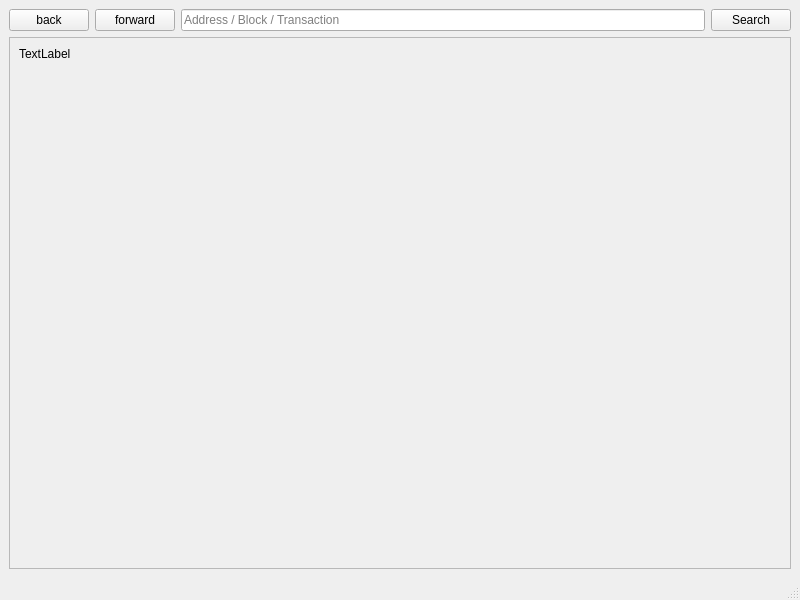
<?xml version="1.0" encoding="UTF-8"?>
<ui version="4.0">
 <class>BlockExplorer</class>
 <widget class="QMainWindow" name="BlockExplorer">
  <property name="geometry">
   <rect>
    <x>0</x>
    <y>0</y>
    <width>800</width>
    <height>600</height>
   </rect>
  </property>
  <property name="windowTitle">
   <string>Blockchain Explorer</string>
  </property>
  <widget class="QWidget" name="centralwidget">
   <layout class="QVBoxLayout" name="verticalLayout">
    <item>
     <layout class="QHBoxLayout" name="horizontalLayout">
      <property name="sizeConstraint">
       <enum>QLayout::SetMinimumSize</enum>
      </property>
      <item>
       <widget class="QPushButton" name="back">
        <property name="text">
         <string>back</string>
        </property>
        <property name="icon">
         <iconset>
          <normaloff>:/icons/back</normaloff>:/icons/back</iconset>
        </property>
        <property name="flat">
         <bool>false</bool>
        </property>
       </widget>
      </item>
      <item>
       <widget class="QPushButton" name="forward">
        <property name="text">
         <string>forward</string>
        </property>
        <property name="icon">
         <iconset>
          <normaloff>:/icons/forward</normaloff>:/icons/forward</iconset>
        </property>
       </widget>
      </item>
      <item>
       <widget class="QLineEdit" name="searchBox">
        <property name="sizePolicy">
         <sizepolicy hsizetype="Expanding" vsizetype="Fixed">
          <horstretch>5</horstretch>
          <verstretch>0</verstretch>
         </sizepolicy>
        </property>
        <property name="minimumSize">
         <size>
          <width>0</width>
          <height>0</height>
         </size>
        </property>
        <property name="inputMask">
         <string/>
        </property>
        <property name="text">
         <string/>
        </property>
        <property name="placeholderText">
         <string>Address / Block / Transaction</string>
        </property>
       </widget>
      </item>
      <item>
       <widget class="QPushButton" name="pushSearch">
        <property name="sizePolicy">
         <sizepolicy hsizetype="Minimum" vsizetype="Fixed">
          <horstretch>0</horstretch>
          <verstretch>0</verstretch>
         </sizepolicy>
        </property>
        <property name="minimumSize">
         <size>
          <width>0</width>
          <height>0</height>
         </size>
        </property>
        <property name="maximumSize">
         <size>
          <width>16777215</width>
          <height>16777215</height>
         </size>
        </property>
        <property name="text">
         <string>Search</string>
        </property>
        <property name="autoDefault">
         <bool>false</bool>
        </property>
        <property name="default">
         <bool>false</bool>
        </property>
        <property name="flat">
         <bool>false</bool>
        </property>
       </widget>
      </item>
     </layout>
    </item>
    <item>
     <widget class="QScrollArea" name="scrollArea">
      <property name="widgetResizable">
       <bool>true</bool>
      </property>
      <widget class="QWidget" name="scrollAreaWidgetContents">
       <property name="geometry">
        <rect>
         <x>0</x>
         <y>0</y>
         <width>780</width>
         <height>503</height>
        </rect>
       </property>
       <layout class="QHBoxLayout" name="horizontalLayout_2">
        <item>
         <widget class="QLabel" name="content">
          <property name="sizePolicy">
           <sizepolicy hsizetype="Preferred" vsizetype="Expanding">
            <horstretch>0</horstretch>
            <verstretch>0</verstretch>
           </sizepolicy>
          </property>
          <property name="text">
           <string>TextLabel</string>
          </property>
          <property name="textFormat">
           <enum>Qt::RichText</enum>
          </property>
          <property name="alignment">
           <set>Qt::AlignLeading|Qt::AlignLeft|Qt::AlignTop</set>
          </property>
          <property name="textInteractionFlags">
           <set>Qt::LinksAccessibleByMouse|Qt::TextSelectableByMouse</set>
          </property>
         </widget>
        </item>
       </layout>
      </widget>
     </widget>
    </item>
   </layout>
  </widget>
  <widget class="QMenuBar" name="menubar">
   <property name="geometry">
    <rect>
     <x>0</x>
     <y>0</y>
     <width>800</width>
     <height>22</height>
    </rect>
   </property>
  </widget>
  <widget class="QStatusBar" name="statusbar"/>
 </widget>
 <resources/>
 <connections/>
</ui>
